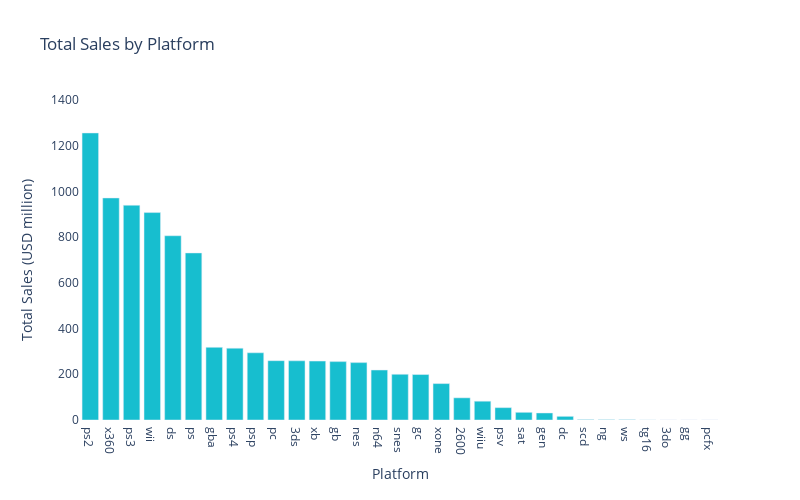

Here is the notebook cell this chart was saved with:
### Code cell
# Create a bar chart for total sales by platform
plat_bar = px.bar(sales_by_plat, x='platform', y='total_sales', 
                  title='Total Sales by Platform',
                  labels={'total_sales':'Total Sales (USD million)', 'platform':'Platform'},
                  color_discrete_sequence=[px.colors.qualitative.D3[9]],
                  width=800, height=500)

plat_bar.update_layout({
    'plot_bgcolor':'rgba(0, 0, 0, 0)',
    'paper_bgcolor':'rgba(0, 0, 0, 0)'
})

plat_bar.update_layout(xaxis={'categoryorder':'total descending'}) # Arrange in order from expensive to inexpensive

plat_bar.update_xaxes(showgrid=False) # Turn off x grid
plat_bar.update_yaxes(range=[0, 1400], showgrid=False) # Turn off y grid

plat_bar.show()

### Figure 1 — Plotly figure (JSON) as saved in the notebook; plotly's stock layout.template omitted (floating-point values rounded to 4 significant figures)
{"data": [{"alignmentgroup": "True", "hovertemplate": "Platform=%{x}<br>Total Sales (USD million)=%{y}<extra></extra>", "legendgroup": "", "marker": {"color": "#17BECF", "pattern": {"shape": ""}}, "name": "", "offsetgroup": "", "orientation": "v", "showlegend": false, "textposition": "auto", "type": "bar", "x": ["ps2", "x360", "ps3", "wii", "ds", "ps", "gba", "ps4", "psp", "pc", "3ds", "xb", "gb", "nes", "n64", "snes", "gc", "xone", "2600", "wiiu", "psv", "sat", "gen", "dc", "scd", "ng", "ws", "tg16", "3do", "gg", "pcfx"], "xaxis": "x", "y": [1256.0, 971.4, 939.6, 907.5, 806.1, 730.9, 317.9, 314.1, 294.1, 259.5, 259, 257.7, 255.5, 251.1, 218.7, 200.0, 198.9, 159.3, 96.98, 82.19, 54.07, 33.59, 30.74, 15.95, 1.86, 1.44, 1.42, 0.16, 0.1, 0.04, 0.03], "yaxis": "y"}], "layout": {"barmode": "relative", "height": 500, "legend": {"tracegroupgap": 0}, "paper_bgcolor": "rgba(0, 0, 0, 0)", "plot_bgcolor": "rgba(0, 0, 0, 0)", "title": {"text": "Total Sales by Platform"}, "width": 800, "xaxis": {"anchor": "y", "categoryorder": "total descending", "domain": [0, 1], "showgrid": false, "title": {"text": "Platform"}}, "yaxis": {"anchor": "x", "domain": [0, 1], "range": [0, 1400], "showgrid": false, "title": {"text": "Total Sales (USD million)"}}}}
